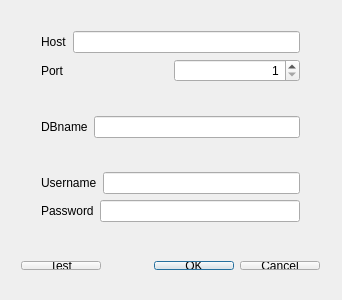
<ui version="4.0" >
 <class>pgconnection_gui</class>
 <widget class="QDialog" name="pgconnection_gui" >
  <property name="geometry" >
   <rect>
    <x>0</x>
    <y>0</y>
    <width>342</width>
    <height>300</height>
   </rect>
  </property>
  <property name="sizePolicy" >
   <sizepolicy vsizetype="Fixed" hsizetype="Fixed" >
    <horstretch>0</horstretch>
    <verstretch>0</verstretch>
   </sizepolicy>
  </property>
  <property name="windowTitle" >
   <string>Postgres Connection Utility</string>
  </property>
  <widget class="QWidget" name="layoutWidget" >
   <property name="geometry" >
    <rect>
     <x>30</x>
     <y>20</y>
     <width>281</width>
     <height>213</height>
    </rect>
   </property>
   <layout class="QVBoxLayout" name="verticalLayout" >
    <item>
     <layout class="QHBoxLayout" name="horizontalLayout" >
      <item>
       <widget class="QLabel" name="qerbre" >
        <property name="text" >
         <string>Host</string>
        </property>
       </widget>
      </item>
      <item>
       <widget class="QLineEdit" name="host" >
        <property name="alignment" >
         <set>Qt::AlignRight|Qt::AlignTrailing|Qt::AlignVCenter</set>
        </property>
       </widget>
      </item>
     </layout>
    </item>
    <item>
     <layout class="QHBoxLayout" name="horizontalLayout_5" >
      <item>
       <widget class="QLabel" name="erbwerbqer" >
        <property name="text" >
         <string>Port</string>
        </property>
        <property name="textFormat" >
         <enum>Qt::AutoText</enum>
        </property>
       </widget>
      </item>
      <item>
       <widget class="QSpinBox" name="port" >
        <property name="alignment" >
         <set>Qt::AlignRight|Qt::AlignTrailing|Qt::AlignVCenter</set>
        </property>
        <property name="minimum" >
         <number>1</number>
        </property>
        <property name="maximum" >
         <number>65000</number>
        </property>
       </widget>
      </item>
     </layout>
    </item>
    <item>
     <spacer name="verticalSpacer" >
      <property name="orientation" >
       <enum>Qt::Vertical</enum>
      </property>
      <property name="sizeType" >
       <enum>QSizePolicy::Preferred</enum>
      </property>
      <property name="sizeHint" stdset="0" >
       <size>
        <width>20</width>
        <height>40</height>
       </size>
      </property>
     </spacer>
    </item>
    <item>
     <layout class="QHBoxLayout" name="horizontalLayout_3" >
      <item>
       <widget class="QLabel" name="qrebq" >
        <property name="text" >
         <string>DBname</string>
        </property>
       </widget>
      </item>
      <item>
       <widget class="QLineEdit" name="dbname" >
        <property name="alignment" >
         <set>Qt::AlignRight|Qt::AlignTrailing|Qt::AlignVCenter</set>
        </property>
       </widget>
      </item>
     </layout>
    </item>
    <item>
     <spacer name="verticalSpacer_2" >
      <property name="orientation" >
       <enum>Qt::Vertical</enum>
      </property>
      <property name="sizeType" >
       <enum>QSizePolicy::Preferred</enum>
      </property>
      <property name="sizeHint" stdset="0" >
       <size>
        <width>20</width>
        <height>40</height>
       </size>
      </property>
     </spacer>
    </item>
    <item>
     <layout class="QHBoxLayout" name="horizontalLayout_4" >
      <item>
       <widget class="QLabel" name="qerbqerbe" >
        <property name="text" >
         <string>Username</string>
        </property>
       </widget>
      </item>
      <item>
       <widget class="QLineEdit" name="username" >
        <property name="alignment" >
         <set>Qt::AlignRight|Qt::AlignTrailing|Qt::AlignVCenter</set>
        </property>
       </widget>
      </item>
     </layout>
    </item>
    <item>
     <layout class="QHBoxLayout" name="horizontalLayout_2" >
      <item>
       <widget class="QLabel" name="label_2" >
        <property name="lineWidth" >
         <number>0</number>
        </property>
        <property name="text" >
         <string>Password</string>
        </property>
        <property name="textFormat" >
         <enum>Qt::AutoText</enum>
        </property>
       </widget>
      </item>
      <item>
       <widget class="QLineEdit" name="password" >
        <property name="echoMode" >
         <enum>QLineEdit::Password</enum>
        </property>
        <property name="alignment" >
         <set>Qt::AlignRight|Qt::AlignTrailing|Qt::AlignVCenter</set>
        </property>
       </widget>
      </item>
     </layout>
    </item>
   </layout>
  </widget>
  <widget class="QWidget" name="layoutWidget" >
   <property name="geometry" >
    <rect>
     <x>10</x>
     <y>250</y>
     <width>321</width>
     <height>31</height>
    </rect>
   </property>
   <layout class="QHBoxLayout" name="horizontalLayout_6" >
    <item>
     <widget class="QPushButton" name="test_button" >
      <property name="text" >
       <string>Test</string>
      </property>
      <property name="autoDefault" >
       <bool>false</bool>
      </property>
     </widget>
    </item>
    <item>
     <spacer name="horizontalSpacer" >
      <property name="orientation" >
       <enum>Qt::Horizontal</enum>
      </property>
      <property name="sizeHint" stdset="0" >
       <size>
        <width>40</width>
        <height>20</height>
       </size>
      </property>
     </spacer>
    </item>
    <item>
     <widget class="QPushButton" name="ok_button" >
      <property name="text" >
       <string>OK</string>
      </property>
      <property name="autoDefault" >
       <bool>false</bool>
      </property>
      <property name="default" >
       <bool>true</bool>
      </property>
      <property name="flat" >
       <bool>false</bool>
      </property>
     </widget>
    </item>
    <item>
     <widget class="QPushButton" name="cancel_button" >
      <property name="text" >
       <string>Cancel</string>
      </property>
      <property name="autoDefault" >
       <bool>false</bool>
      </property>
     </widget>
    </item>
   </layout>
  </widget>
 </widget>
 <layoutdefault spacing="6" margin="11" />
 <resources/>
 <connections/>
</ui>
